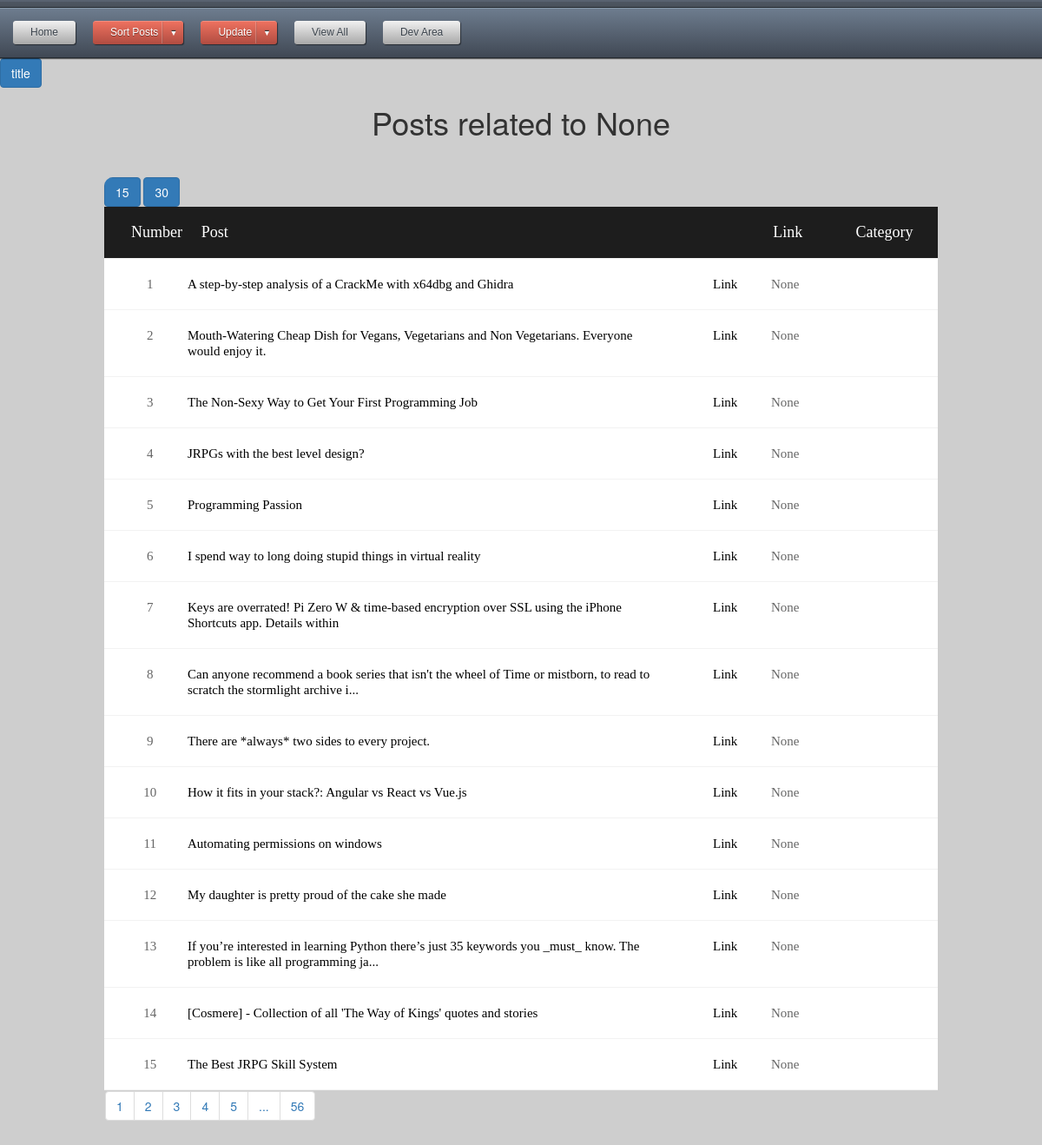
The page /sortby/1/15?sort_cat=None on the database as committed earlier.
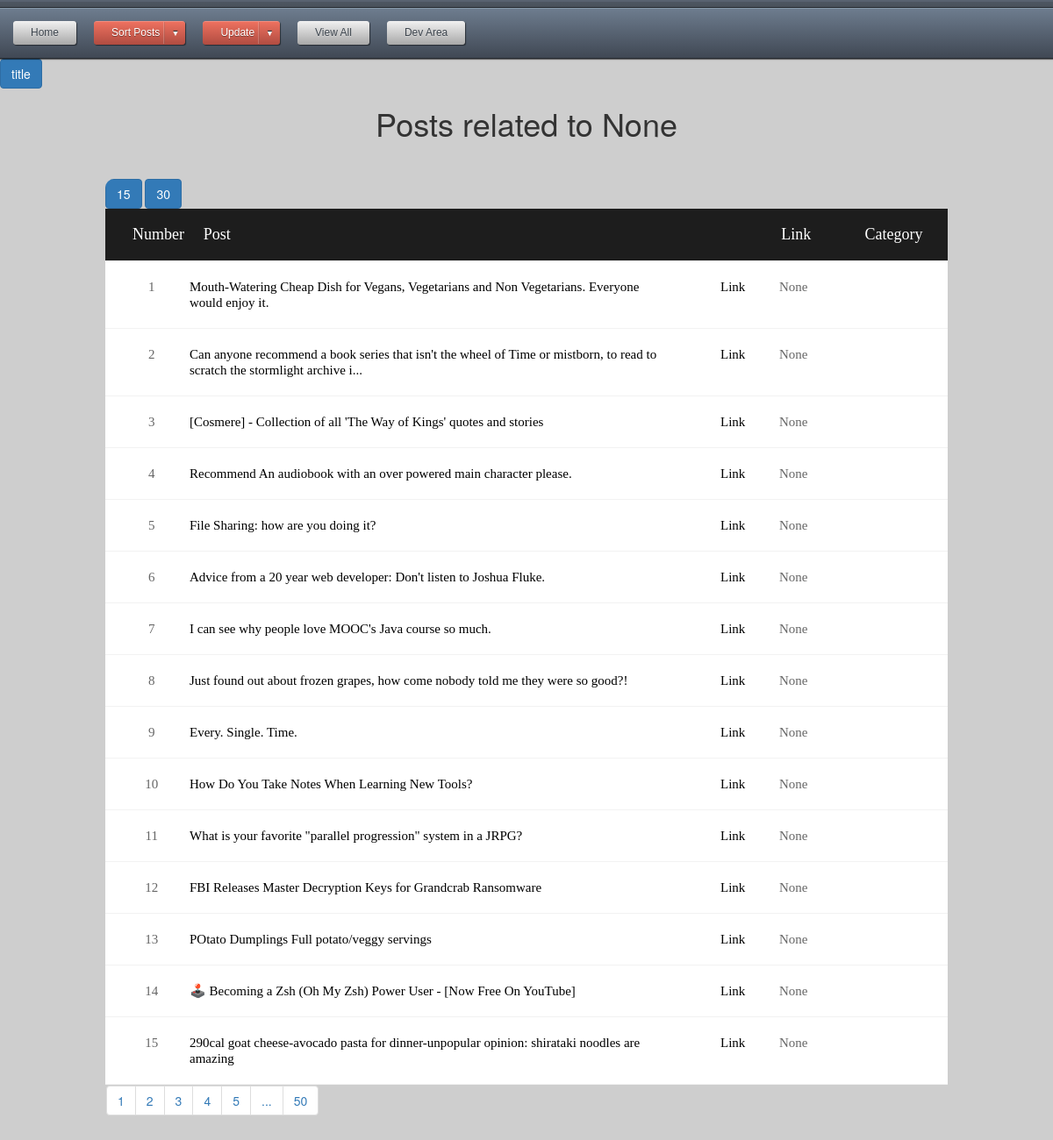
The same page on the database as committed later.
### app.py (models this page shows)
class posts(db.Model):
    id = db.Column(db.String, primary_key=True)
    title = db.Column(db.String(80), unique=True, nullable=False)
    link = db.Column(db.String(120), unique=True, nullable=False)
    category = db.Column(db.String(120), unique=True, nullable=False)
    date_added = db.Column(db.String(120), unique=False, nullable=False)
    thread_text = db.Column(db.String(400), unique=True, nullable=False)

### app.py (the view)
@app.route('/sortby/<int:page_num>/<int:per_page_res>', methods=['GET', 'POST'])
def sortby(page_num, per_page_res):
	sort_cat = request.args.get('sort_cat', None)
	order_by = request.args.get('order_by', None)
	print(sort_cat)
	per_page = per_page_res
	t3 = posts.query.filter_by(category=sort_cat).order_by(order_by).paginate(per_page=per_page_res, page=page_num, error_out=True)
	for x in t3.items:
		print(x.thread_text)
	return render_template("sortby.html", order_by=order_by, t3=t3, per_page=per_page, posts=posts, zip=zip, sort_cat=sort_cat)

### app.py (called while the page is built)
@app.context_processor
def utility_functions():
    def print_in_console(message):
        print (str(message))
    return dict(mdebug=print_in_console)

@app.context_processor
def inject_user():
    return dict(category=categories)

### templates/sortby.html (shortened to what this page needs)
<!DOCTYPE html>
<html>
<head>
</head>
{% include "topnav.html" %}
<div class="limiter">
<body>
<a href="{{url_for('sortby', page_num=t3.page, per_page_res=15, order_by='title', sort_cat=sort_cat )}}"><button type="button" class="btn btn-primary">title</button></a>
<h1>Posts related to {{sort_cat}}</h1>
	<div class="container-table100">
			<div class="wrap-table100">
				<a href="{{url_for('sortby', page_num=t3.page, per_page_res=15, order_by=order_by, sort_cat=sort_cat )}}"><button type="button" class="btn btn-primary">15</button></a>
				<a href="{{url_for('sortby', page_num=t3.page, per_page_res=30, order_by=order_by, sort_cat=sort_cat )}}"><button type="button" class="btn btn-primary">30</button></a>
					<div class="table">
						<div class="row header">
							<div class="cell">Number</div>
							<div class="cell">Post</div>
							<div class="cell">Link</div>
							<div class="cell">Category</div>
						</div>
						{% for t,i in zip(t3.items, range(per_page, 0, -1)) %}
						<div class="row">
							<div class="cell" data-title="Number">
								{% if t3.page == 1 %}
								{{(t3.page * (per_page+1))-i}}
								{% else %}
								{{(t3.page * (per_page))-(i-1)}}
								{% endif %}
							</div>
							<div class="cell" data-title="Post"><a href="#" data-toggle="modal" data-target="#{{t.id}}">{{t.title}}</div>
							<div class="cell" data-title="Link"><a href="{{t.link}}" target='_blank'>Link</a></div>
							<div class="cell" data-title="Category">{{t.category}}</div>
						</div>
								{% endfor %}
						<nav aria-label="Page navigation example">
							<ul class="pagination" style="margin:1px">
								{% for page in t3.iter_pages(right_edge=1, left_edge=5) %}
									{% if page %}
										<li class="page-item"><a class="page-link" href="{{url_for('sortby', page_num=page, per_page_res=per_page, sort_cat=sort_cat )}}">{{ page }}</a>
									{% else %}
										<li class="page-item"><a class="page-link" href="#">...</a>
									{% endif %}
								{% endfor %}
							</ul>
						</nav>
			</div>
</body>
</html>

Rows that differ between the two databases and show on the page:
no longer on this page (row edited): posts: page "1", title "A step-by-step analysis of a CrackMe with x64dbg and Ghidra", category "None"
no longer on this page (row edited): posts: page "3", title "The Non-Sexy Way to Get Your First Programming Job", category "None"
no longer on this page (row edited): posts: page "4", title "JRPGs with the best level design?", category "None"
no longer on this page (row edited): posts: page "5", title "Programming Passion", category "None"
no longer on this page (row edited): posts: page "6", title "I spend way to long doing stupid things in virtual reality", category "None"
no longer on this page (row edited): posts: page "7", title "Keys are overrated! Pi Zero W & time-based encryption over SSL using the iPhone Shortcuts app. Details within", category "None"
no longer on this page (row edited): posts: page "9", title "There are *always* two sides to every project.", category "None"
no longer on this page (row edited): posts: page "10", title "How it fits in your stack?: Angular vs React vs Vue.js", category "None"
no longer on this page (row edited): posts: page "11", title "Automating permissions on windows", category "None"
no longer on this page (row edited): posts: page "12", title "My daughter is pretty proud of the cake she made", category "None"
no longer on this page (row edited): posts: page "13", title "If you’re interested in learning Python there’s just 35 keywords you _must_ know. The problem is like all programming ja...", category "None"
no longer on this page (row edited): posts: page "15", title "The Best JRPG Skill System", category "None"
computed for posts (number 1 of 15 on the later page): page "2" → "1"
computed for posts (number 2 of 15 on the later page): page "8" → "2"
computed for posts "[Cosmere] - Collection of all 'The Way of Kings' quotes and stories": page "14" → "3"
now on this page (row unchanged): posts: page "4", title "Recommend An audiobook with an over powered main character please.", category "None"
now on this page (row unchanged): posts: page "5", title "File Sharing: how are you doing it?", category "None"
now on this page (row unchanged): posts: page "6", title "Advice from a 20 year web developer: Don't listen to Joshua Fluke.", category "None"
now on this page (row unchanged): posts: page "7", title "I can see why people love MOOC's Java course so much.", category "None"
now on this page (row unchanged): posts: page "8", title "Just found out about frozen grapes, how come nobody told me they were so good?!", category "None"
now on this page (row unchanged): posts: page "9", title "Every. Single. Time.", category "None"
now on this page (row unchanged): posts: page "10", title "How Do You Take Notes When Learning New Tools?", category "None"
now on this page (row unchanged): posts: page "11", title "What is your favorite \"parallel progression\" system in a JRPG?", category "None"
now on this page (row unchanged): posts: page "12", title "FBI Releases Master Decryption Keys for Grandcrab Ransomware", category "None"
now on this page (row unchanged): posts: page "13", title "POtato Dumplings Full potato/veggy servings", category "None"
now on this page (row unchanged): posts: page "14", title "🕹️ Becoming a Zsh (Oh My Zsh) Power User - [Now Free On YouTube]", category "None"
now on this page (row unchanged): posts: page "15", title "290cal goat cheese-avocado pasta for dinner-unpopular opinion: shirataki noodles are amazing", category "None"
Other text that changed with them:
new list line: "50"
list line gone: "56"
